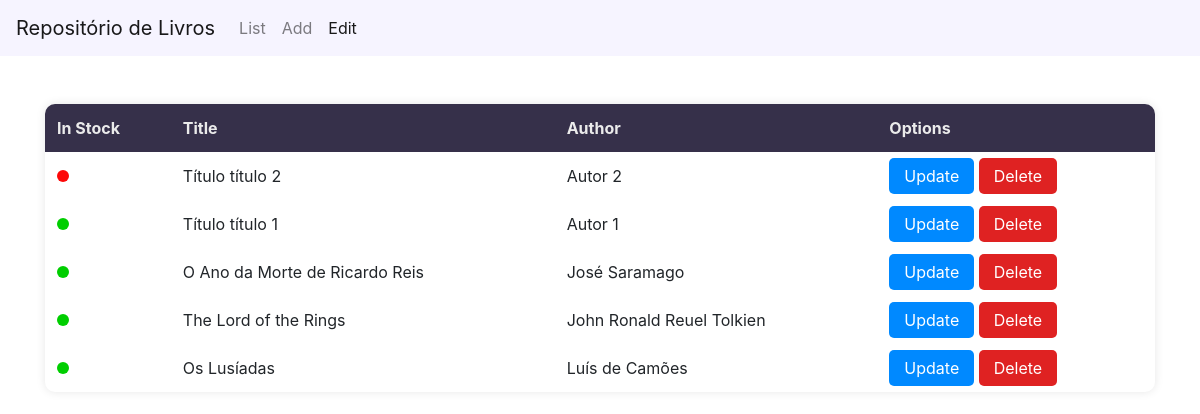
The page /edit/ on the database its author committed.
### app/models.py (models this page shows)
class Book(models.Model):
    title = models.CharField(max_length=150)
    publish_date = models.DateTimeField()
    in_stock = models.BooleanField(default=True)
    author_id = models.ForeignKey('Author', on_delete=models.CASCADE,default=1)   #Deleting an Author from the database will delete all the associated books.

class Author(models.Model):
    name = models.CharField(max_length=200)

### app/views.py (the view, shortened to what this page needs)
# urls.py: path("edit/",views.edit_book, name ="edit"),
def edit_book(request, book_id=None):
    books = Book.objects.order_by('-publish_date')
    return render(request, 'book_edit.html', {'books': books})

### app/templates/book_edit.html (shortened to what this page needs)
{% extends "base.html" %}
{% block content %}
  <table class="table">
  <thead>
    <tr>
      <th scope="col">In Stock</th>
      <th scope="col">Title</th>
      <th scope="col">Author</th>
      <th scope="col">Options</th>
    </tr>
  </thead>
  <tbody>
    {% for i in books %}
      <tr>
        <td>
          <span class="dot {% if i.in_stock %} green-dot {% else %} red-dot {% endif %}"></span>
        </td>
        <td>{{i.title}}</td>
        <td>{{i.author_id.name}}</td>
        <td>
          <a href="{% url 'extend' i.id %}" class="btn-primary">Update</a>
          <a href="{% url 'delete_book' %}?bookid={{ i.id }}" class="btn-delete" onclick="return confirmDelete();">Delete</a>
        </td>
      </tr>
    {% endfor %}
  </tbody>
</table>
{% endblock %}

### app/templates/book_edit.html (style rules this page uses)
.table { box-shadow: 0px 0px 10px rgba(0, 0, 0, 0.1); border-radius: 10px; overflow: hidden; border-collapse: collapse; }
.table thead th { background-color: #36304A; color: rgb(235, 235, 235); border-bottom: none; }
.table td, .table th { border: none; vertical-align: middle; }
.dot { height: 12px; width: 12px; border-radius: 50%; display: inline-block; }
.green-dot { background-color: rgb(0, 206, 0); }
.red-dot { background-color: rgb(253, 8, 8); }
.btn-primary { border-radius: 5px; background-color: #0089ff; color: #fff; border: none; padding: 8px 15px; cursor: pointer; margin-bottom: 20px; }
.btn-delete { border-radius: 5px; background-color: #df2222; color: #fff; border: none; padding: 8px 15px; cursor: pointer; margin-bottom: 20px; }

### rows shown on the page
Book: in_stock False (drawn), title "Título título 2", author_id.name "Autor 2"
Book: in_stock True (drawn), title "Título título 1", author_id.name "Autor 1"
Book: in_stock True (drawn), title "O Ano da Morte de Ricardo Reis", author_id.name "José Saramago"
Book: in_stock True (drawn), title "The Lord of the Rings", author_id.name "John Ronald Reuel Tolkien"
Book: in_stock True (drawn), title "Os Lusíadas", author_id.name "Luís de Camões"
